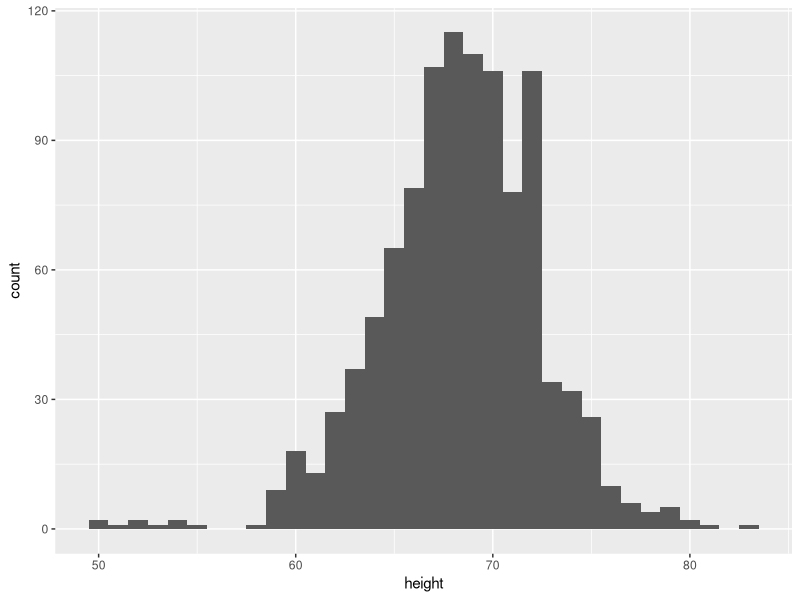
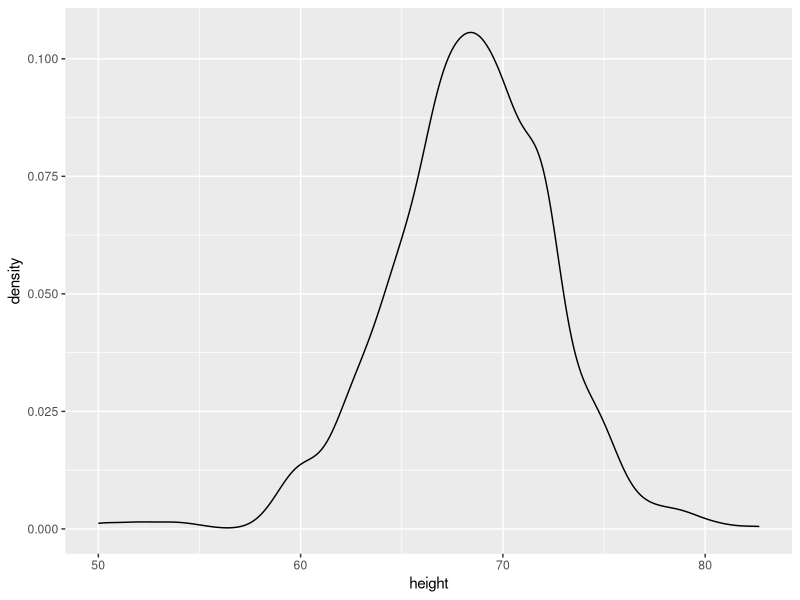
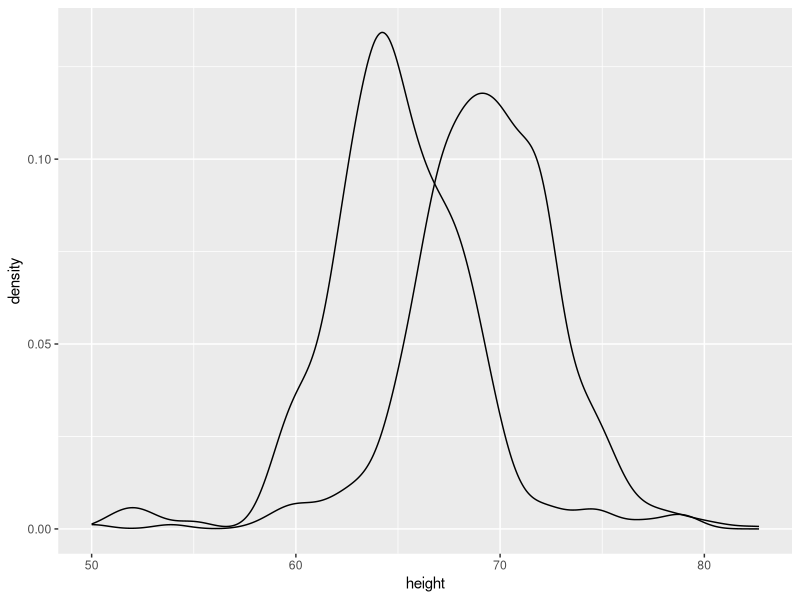
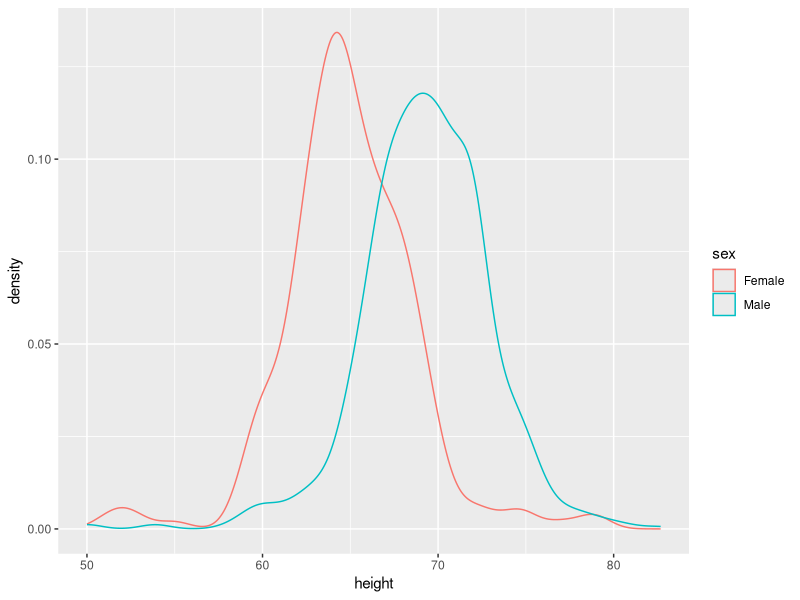
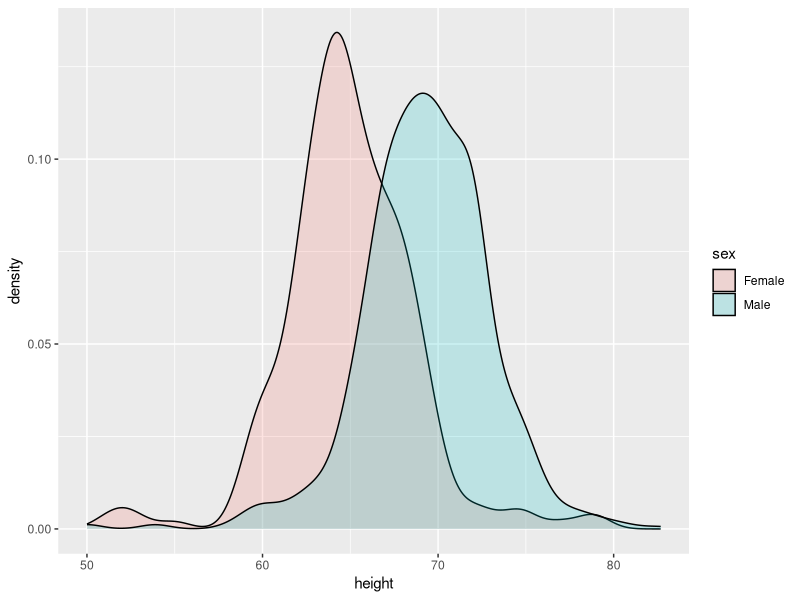

The R script that drew these images, in order:
#HISTOGRAM BASICS
rm(list = ls())
#geom_histogram function to make a histogram of the heights in the heights data frame. 
# it requires just one mapping, the values to be used for the histogram.
library(dplyr)
#tidyverse library contains bothe dplyr and ggplot2
library(ggplot2)
#with ggplot2, plots can be saved as objects
library(dslabs)
data(heights)
#Add a layer to actually make the histogram.
p <- heights %>% 
  ggplot(aes(height))
p + geom_histogram(binwidth = 1)

#SMOOTH DENSITY PLOTS
heights %>% 
  ggplot(aes(height)) + geom_density()

#To plot multiple smooth density plots
heights %>% 
  ggplot(aes(height, group = sex)) + geom_density()

#to add color we can use 'color' or 'fill' argument
heights %>% 
  ggplot(aes(height, color = sex)) + geom_density()

#doing the above using the 'fill' argument
heights %>% 
  ggplot(aes(height, fill = sex)) + 
  geom_density(alpha = 0.2) 
#using the alpha argument in geom_density, we can stop the complete overlap of some parts of the 
#plot and make it transparent
